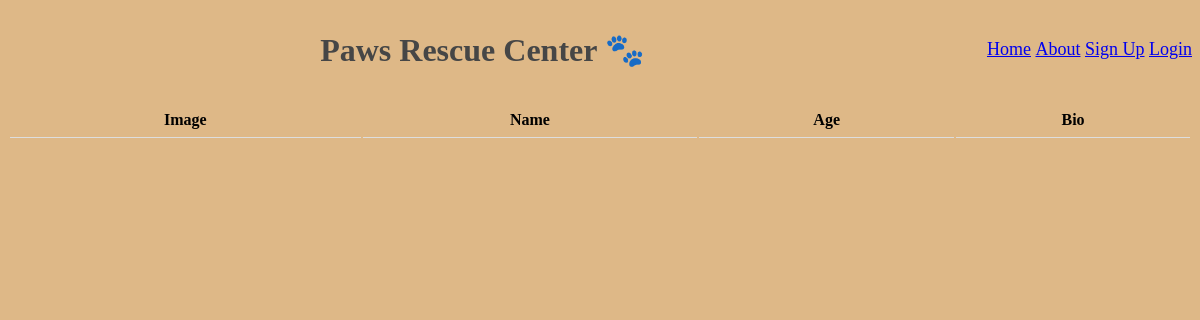
Before: / with the older database file.
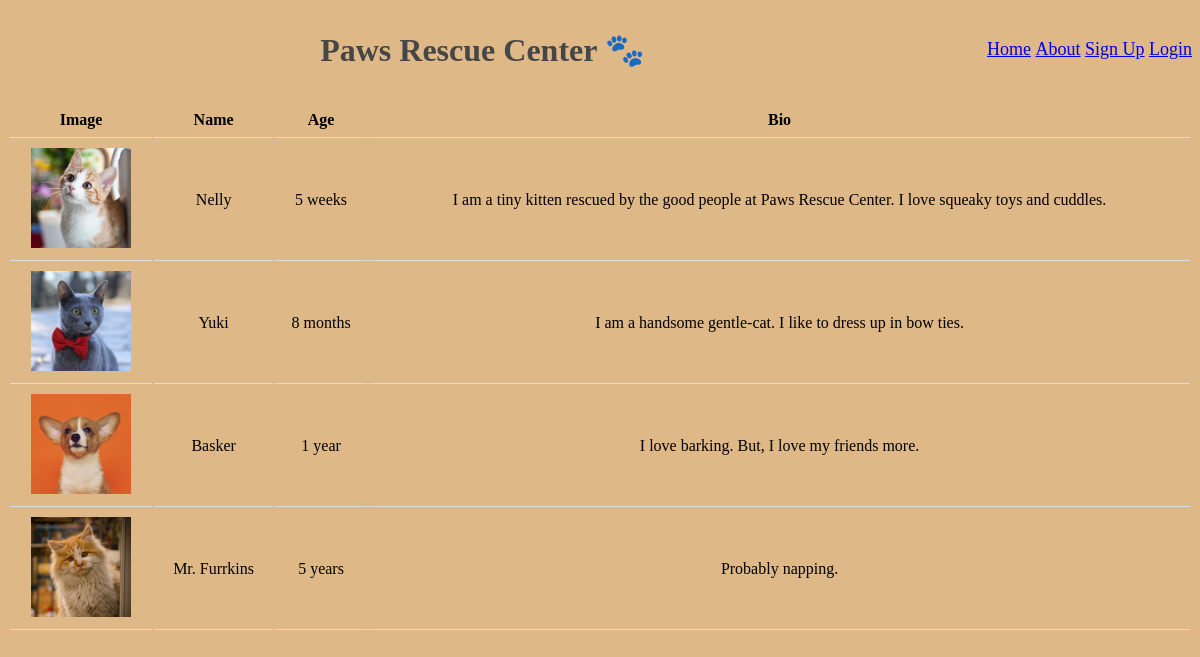
After: the same page with the newer database file.
### app.py (models this page shows)
    class Pet(db.Model):
        id = db.Column(db.Integer, primary_key=True)
        name = db.Column(db.String, unique=True)
        age = db.Column(db.String)
        bio = db.Column(db.String)
        posted_by = db.Column(db.String, db.ForeignKey('user.id'))

### app.py (the view)
@app.route("/")
def homepage():
    pets = Pet.query.all() # get from database
    return render_template("home.html", pets=pets)

### templates/home.html (shortened to what this page needs)
{% extends "base.html" %}
{% block heading %}
<center>Paws Rescue Center 🐾</center>
{% endblock %}
{% block content%}
<table>
    <tr>
        <th>Image</th>
        <th>Name</th>
        <th>Age</th>
        <th>Bio</th>
    </tr>
    {% for pet in pets %}
    <tr>
        <td>
            <a href="{{url_for('pet_details', pet_id = pet.id)}}">
                <img src="{{url_for('static', filename = pet.id|string+".jpg")}}" height="100">
            </a>
        </td>
        <td>{{ pet.name }}</td>
        <td>{{ pet.age }}</td>
        <td>{{ pet.bio }}</td>
    </tr>
    {% endfor %}
</table>
{% endblock %}

### templates/base.html (shortened to what this page needs)
<!DOCTYPE html>
<html lang="en">
<head>
    <link rel="stylesheet" href="{{url_for('static', filename='style.css')}}" />
</head>
<body>
    <div>
        <ul style="list-style-type: none;float: right;font-size: large;">
            <li style="display:inline"><a href="{{url_for('homepage')}}">Home</a></li>
            <li style="display:inline"><a href="{{url_for('about')}}">About</a></li>
            {% if 'user' in session %}
            <li style="display:inline"><a href="{{url_for('logout')}}">Log Out</a></li>
            {% else %}
            <li style="display:inline"><a href="{{url_for('signup')}}">Sign Up</a></li>
            <li style="display:inline"><a href="{{url_for('login')}}">Login</a></li>
            {% endif%}
        </ul>
    </div>
    <h1 id="title"> {% block heading %} {% endblock %} </h1>
    <div id="content">
        {% block content %} {% endblock %}
    </div>
</body>
</html>

### static/style.css (style rules this page uses)
#title { padding: 10px; color: #464646; }
body { background: burlywood; }
table { width: 100%; text-align: center; }
th, td { padding: 8px; border-bottom: 1px solid #ddd; }

Changed rows visible on the page:
added Pet: shows a picture, name "Nelly", age "5 weeks", bio "I am a tiny kitten rescued by the good people at Paws Rescue Center. I love squeaky toys and cuddles."
added Pet: shows a picture, name "Yuki", age "8 months", bio "I am a handsome gentle-cat. I like to dress up in bow ties."
added Pet: shows a picture, name "Basker", age "1 year", bio "I love barking. But, I love my friends more."
added Pet: shows a picture, name "Mr. Furrkins", age "5 years", bio "Probably napping."
